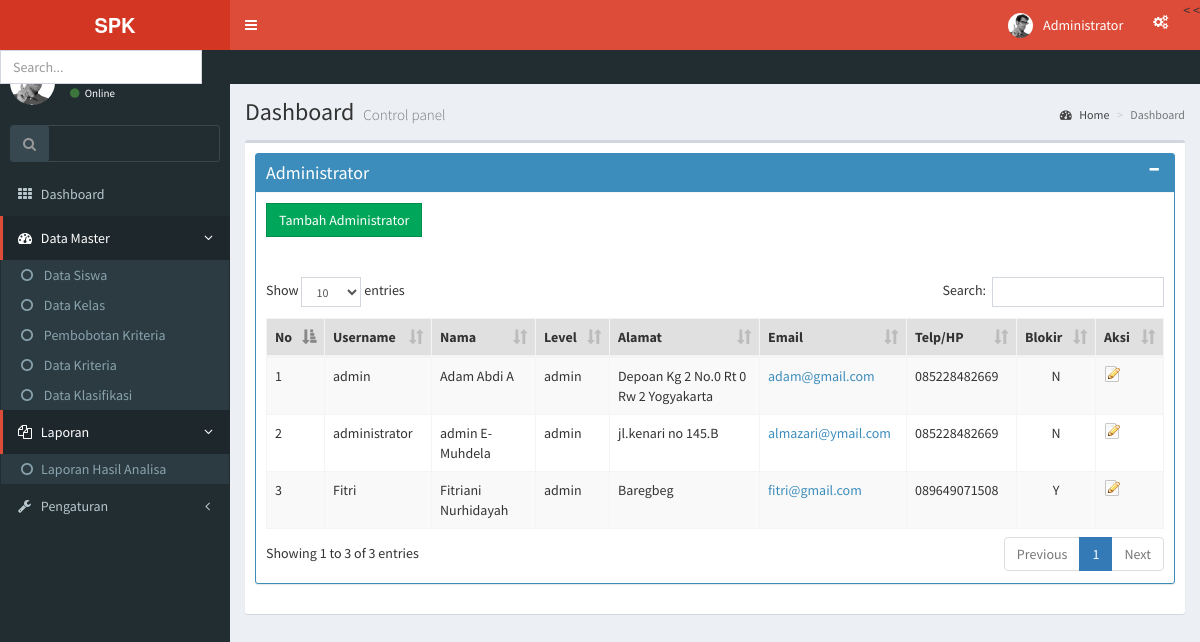
Page /administrator/media_admin.php?module=admin (signed in) on the committed database.
### tables this page shows
CREATE TABLE IF NOT EXISTS `modul` (
  `id_modul` int(5) NOT NULL,
  `nama_modul` varchar(50) NOT NULL,
  `link` varchar(100) NOT NULL,
  `static_content` text NOT NULL,
  `gambar` varchar(100) NOT NULL,
  `publish` enum('Y','N') NOT NULL DEFAULT 'Y',
  `status` enum('pengajar','admin') NOT NULL,
  `aktif` enum('Y','N') NOT NULL DEFAULT 'Y',
  `urutan` int(5) NOT NULL,
  `link_seo` varchar(50) NOT NULL,
  `Type` varchar(10) NOT NULL
);

### administrator/modul/mod_admin/admin.php (the view, shortened to what this page needs)
<?php
 if (empty($_SESSION['username']) AND empty($_SESSION['passuser'])){
  echo "<link href=../css/style.css rel=stylesheet type=text/css>";
  echo "<div class='error msg'>Untuk mengakses Modul anda harus login.</div>";
}
else{
switch($_GET[act]){
  default:
    if ($_SESSION[leveluser]=='admin'){
      $tampil_admin = mysql_query("SELECT * FROM admin ORDER BY username");
	  ?>
	   <div class="box box-primary box-solid">
				<div class="box-header with-border">
					<h3 class="box-title">Administrator</h3>
					<div class="box-tools pull-right">
						<button class="btn btn-box-tool" data-widget="collapse"><i class="fa fa-minus"></i></button>
                    </div>
				</div>
				<div class="box-body">
					<a  class ='btn  btn-success btn-flat' href='?module=admin&act=tambahadmin'>Tambah Administrator </a>
					<br><br><br>
					<table id="example1" class="table table-bordered table-striped" >
						<thead>
							<tr>
								<th>No	</th>
								<th>Username</th>
								<th>Nama</th>
								<th>Level</th>
								<th>Alamat</th>
								<th>Email</th>
								<th>Telp/HP</th>
								<th>Blokir</th>
								<th>Aksi</th>
							</tr>
						</thead>
						<tbody>
						<?php
							$no=1;
							while ($r=mysql_fetch_array($tampil_admin)){
							   echo "<tr><td>$no</td>
									 <td>$r[username]</td>
									 <td>$r[nama_lengkap]</td>
									 <td>$r[level]</td>
									 <td>$r[alamat]</td>
										 <td><a href=mailto:$r[email]>$r[email]</a></td>
										 <td>$r[no_telp]</td>
										 <td align=center>$r[blokir]</td>
									 <td><a href='?module=admin&act=editadmin&id=$r[id_session]' title='Edit'><img src='images/icons/edit.png' alt='Edit' /></a></td></tr>";
							  $no++;
							}
						echo "</tbody></table>";
					?>
				</div>
			</div>
	  <?php
    }
    else{
      echo "<link href=../css/style.css rel=stylesheet type=text/css>";
      echo "<div class='error msg'>Anda tidak berhak mengakses halaman ini.</div>";
    }
    break;
   ?>
   <?php
}
}
?>

### administrator/menu.php (shortened to what this page needs)
<?php
if ($_SESSION['leveluser']=='admin'){
  $sql=mysql_query("select * from modul where aktif='Y' and type <> 'Report' order by urutan");
  while ($m=mysql_fetch_array($sql)){
    echo "<li ><a href='$m[link]'><i class='fa fa-circle-o'></i> $m[nama_modul]</a></li>";
  }
}
?>

### administrator/report.php (shortened to what this page needs)
<?php
if ($_SESSION['leveluser']=='admin'){
  $sql=mysql_query("select * from modul where aktif='Y' and type = 'Report' order by urutan");
  while ($m=mysql_fetch_array($sql)){
    echo "<li class='garisbawah'><a href='$m[link]'><i class='fa fa-circle-o'></i>$m[nama_modul]</a></li>";
  }
}
elseif ($_SESSION['leveluser']=='pengajar'){
  $sql=mysql_query("select * from modul where status='pengajar' and aktif='Y' and type = 'Report' order by urutan");
  while ($m=mysql_fetch_array($sql)){
    echo "<li class='garisbawah'><a href='$m[link]'><i class='fa fa-circle-o'></i>$m[nama_modul]</a></li>";
  }
}
?>

### rows in the picture
modul: nama_modul "Data Siswa"
modul: nama_modul "Data Kelas"
modul: nama_modul "Pembobotan Kriteria"
modul: nama_modul "Data Kriteria"
modul: nama_modul "Data Klasifikasi"
modul: nama_modul "Laporan Hasil Analisa"

### other values in the picture
$r[username] "admin"
$r[nama_lengkap] "Adam Abdi A"
$r[level] "admin"
$r[alamat] "Depoan Kg 2 No.0 Rt 0 Rw 2 Yogyakarta"
$r[email] "adam@gmail.com"
$r[no_telp] "085228482669"
$r[blokir] "N"
$r[username] "administrator"
$r[nama_lengkap] "admin E-Muhdela"
$r[alamat] "jl.kenari no 145.B"
$r[email] "almazari@ymail.com"
$r[username] "Fitri"
$r[nama_lengkap] "Fitriani Nurhidayah"
$r[alamat] "Baregbeg"
$r[email] "fitri@gmail.com"
